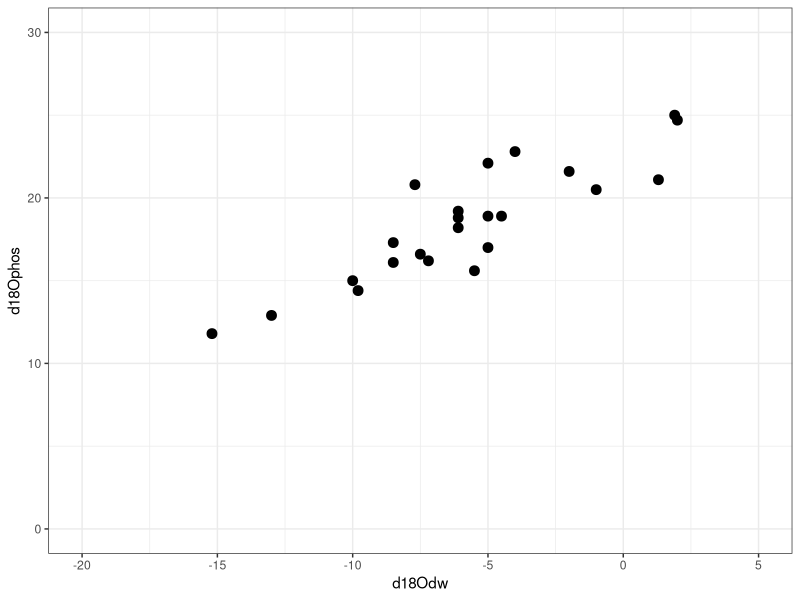
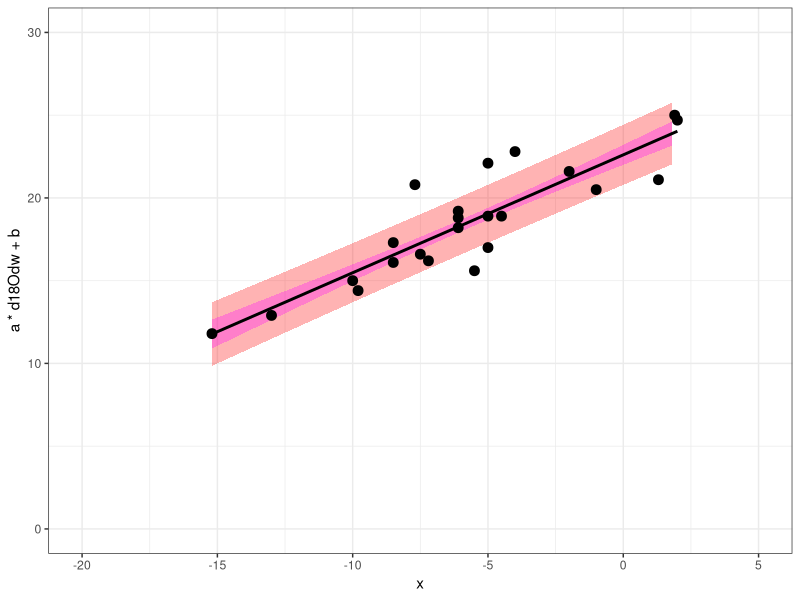
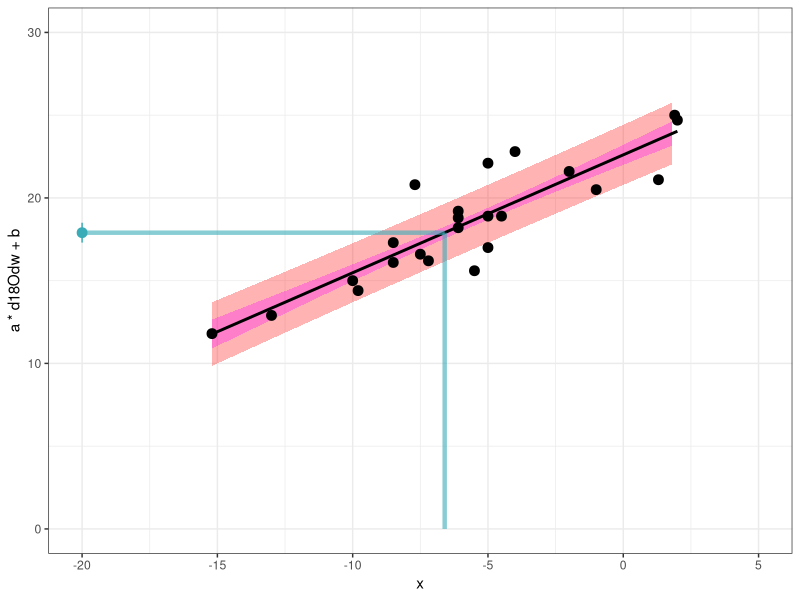

Generate these figures, in order, with R: (Note: this script raises an error after producing the figures.)

# this script will convert bioapatite phosphate d18O values to estimates of d18O of drinking water
# equivalent to the Z1 step in Pryor et al. 2014

#### load libraries ####
# library(ggplot2)
# library(dplyr)

# read the d18Odw-d18Ophos calibration data

dwcal <- read.csv("02_calibration_data/Pryor_Equus_d18Odw_d18Ophos_calibration_data.csv")

head(dwcal)

#### initial plot ####

ggplot2::ggplot(dwcal, ggplot2::aes(x = d18Odw, y = d18Ophos))+
  ggplot2::theme_bw()+
  ggplot2::geom_point(size = 3)+
  ggplot2::xlim(-20, 5)+
  ggplot2::ylim(0, 30)

#### calculate first interim terms for OLS fit uncertainty ####

dwcal_errors <- dwcal |>
  dplyr::mutate(xxbar = d18Odw - mean(dwcal$d18Odw),
         xxbar2 = (d18Odw - mean(dwcal$d18Odw))^2, 
         yybar = d18Ophos - mean(dwcal$d18Ophos),
         yybar2 = yybar^2, 
         yybar_by_xxbar = yybar*xxbar)


#### computed variables ####

n <- length(dwcal$d18Ophos) # number of calibration data points

a <- sum(dwcal_errors$yybar_by_xxbar)/sum(dwcal_errors$xxbar2) # OLS slope

xbar <- mean(dwcal_errors$d18Odw) # mean of d18Odw (x)

ybar <- mean(dwcal_errors$d18Ophos) # mean of d18Ophos (y)

b <- ybar - (a * xbar) # OLS intercept

r2 <- sum(dwcal_errors$yybar_by_xxbar)^2/sum(dwcal_errors$xxbar2)/sum(dwcal_errors$yybar2) 

sum_xxbar2 <- sum(dwcal_errors$xxbar2)

#### more interim terms for OLS fit ####

dwcal_errors <- dwcal_errors |>
  dplyr::mutate(yaxb2 = (d18Ophos - (a * d18Odw) - b)^2)

#### calculate error terms ####

sigest <- sqrt(sum(dwcal_errors$yaxb2)/(n - 2)) # estimate of the standard deviation of the natural variability in ε

delta_a <- sigest/sqrt(sum_xxbar2) # estimate of the uncertainty of the slope

delta_bbar <- sum(sigest/sqrt(n)) # estimate of the uncertainty in the fit at x = xbar

#### error curves for the plot ####

error_curves <- data.frame(x = seq(from = min(dwcal_errors$d18Odw), to = max(dwcal_errors$d18Odw), by = 1)) |>
  dplyr::mutate(y = a*(x - xbar) + ybar, 
         dyfit = sigest * sqrt(1/n + (x - xbar)^2/sum_xxbar2), # 1 s.d. uncertainty on the OLS fit
         dytot = sigest * sqrt(1 + 1/n + (x - xbar)^2/sum_xxbar2)) # estimation uncertainty of d18Odw from d18Ophos



#### plot with error curves ####

cal_uncertainty_plot <- ggplot2::ggplot()+
  ggplot2::theme_bw()+
  ggplot2::geom_ribbon(data = error_curves, ggplot2::aes(x = x, ymin = y - dytot, ymax = y + dytot), color = NA, fill = "red", alpha = 0.3)+
  ggplot2::geom_ribbon(data = error_curves, ggplot2::aes(x = x, ymin = y - dyfit, ymax = y + dyfit), color = NA, fill = "magenta", alpha = 0.3)+
  ggplot2::geom_line(data = dwcal, ggplot2::aes(x = d18Odw, y = a * d18Odw + b), color = "black", lwd = 1)+
  ggplot2::geom_point(data = dwcal, ggplot2::aes(x = d18Odw, y = d18Ophos), size = 3)+
  ggplot2::xlim(-20, 5)+
  ggplot2::ylim(0, 30)

cal_uncertainty_plot

#### calibrate example data ####


z1_input <- read.csv("03_input_to_calibrate/equus_example_d18O_input.csv")

z1_input

# calibrate each d18Ophos point individually

d18Odw_est_individual <- z1_input |>
  dplyr::mutate(est_d18Odw_i = round(xbar + (d18Ophos - ybar)/a, 1), 
         est_d18O_error_i = round((sigest/a)*sqrt(1 + 1/n + (d18Ophos - ybar)^2/sum_xxbar2), 1))

# calculate mean d18Odw estimate (grouped by layer)

d18Odw_est_group <- z1_input |>
  dplyr::add_count(layer, name = "m") |>
  dplyr::group_by(site, taxon, layer, m) |>
  dplyr::summarise(mean_d18Ophos = round(mean(d18Ophos, na.rm = TRUE), 1)) |>
  dplyr::mutate(est_d18Odw_group = round(xbar + (mean_d18Ophos - ybar)/a, 1), 
         est_d18Odw_group_error = round((sigest/a)*sqrt(1/m + 1/n + (mean_d18Ophos - ybar)^2/a^2/sum_xxbar2), 2))

# visualize the calibration outcome

library(ggplot2)

cal_uncertainty_plot +
  geom_point(data = d18Odw_est_group, aes(y = mean_d18Ophos, x = -20), color = "#39ACB8", size = 3)+
  geom_linerange(data = d18Odw_est_group, aes(x = -20, ymin = mean_d18Ophos - 0.6, ymax = mean_d18Ophos + 0.6), color = "#39ACB8")+
  geom_linerange(data = d18Odw_est_group, aes(y = mean_d18Ophos, xmin = -20, xmax = est_d18Odw_group), color = "#39ACB8", lwd = 1.5, alpha = 0.6)+
  geom_linerange(data = d18Odw_est_group, aes(x = est_d18Odw_group, ymin = 0, ymax = mean_d18Ophos), color = "#39ACB8", lwd = 1.5, alpha = 0.6)+
  NULL

#### export calibrated data ####

write.csv(d18Odw_est_individual, file = "04_estimate_d18Odw/output/individual_d18Odw_estimates.csv", row.names = FALSE)

write.csv(d18Odw_est_group, file = "04_estimate_d18Odw/output/layer_d18Odw_estimates.csv", row.names = FALSE)








